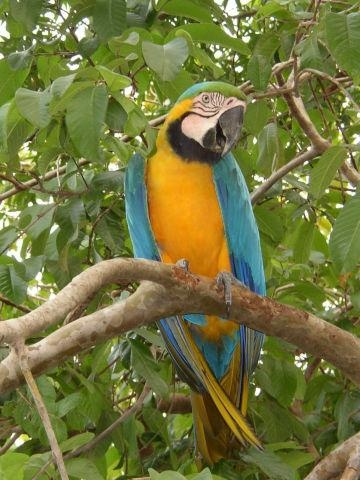
#> input picture JEC/pokusne soubory/img.jpg, 360 x 480 px
$ python haarq_pokus.py   (Python 2 division)   (older library calls are emulated)
#> lines starting #> are read from the running program, lines starting #| are printed output that depends on the picture; long printed decimals are rounded
#> further down, img is the input picture: shape (480, 360, 3); mean B, G, R 61.7, 117.4, 114.5
import numpy as np
import cv2

img_path = "img.jpg"
scales = 4

kernel_h = np.array([[1.0, 1.0], [-1.0,-1.0]])
kernel_v = np.array([[-1.0, 1.0], [-1.0,1.0]])
kernel_d = np.array([[1.0, -1.0], [-1.0,1.0]])
kernels = [kernel_h, kernel_v, kernel_d]

def count_haarq(img):
    img = cv2.cvtColor(img, cv2.COLOR_BGR2GRAY)
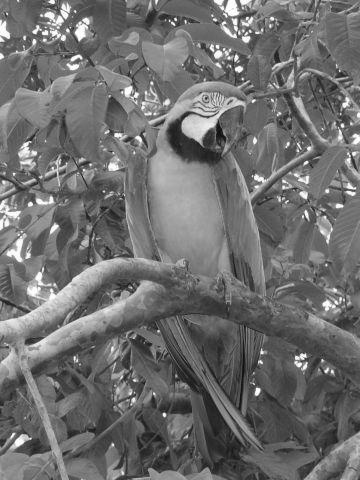
#> img: shape (480, 360); min 11, max 255, mean 110.1

    size = np.amin(img.shape)
#> size = 360
    #print size # prepare 4 scales ->  size * f^3 = 64
    factor = np.power((64.0 / size), 1.0/(scales - 1))
#> factor = 0.562
    #print "resize_factor:", factor

    vector = np.zeros(scales * len(kernels))
    index = 0
    for scale in range(scales):
        #print "Image shape:", img.shape
        for k in kernels:
            res = cv2.filter2D(img, cv2.CV_16S, k)
            print res < 0
            res[res < 0] = -1
            res[res > 0] = 1
            #min = np.amin(res)
            #max = np.amax(res)
            #print min, max, np.average(res)
            vector[index] = np.average(res)
            index += 1

        img = cv2.resize(img, (0,0), fx=factor, fy=factor)
#> this loop made 4 passes
#> pass 1, in count_haarq, `img = cv2.resize(img, (0,0), fx=factor, fy=factor)`:
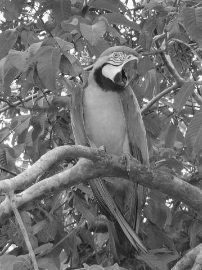
#> img: shape (270, 202); min 14, max 254, mean 110
#> pass 2, in count_haarq, `img = cv2.resize(img, (0,0), fx=factor, fy=factor)`:
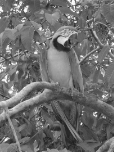
#> img: shape (152, 114); min 20, max 253, mean 110
#> pass 3, in count_haarq, `img = cv2.resize(img, (0,0), fx=factor, fy=factor)`:
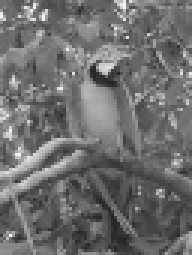
#> img: shape (85, 64) (shown 3 times larger); min 34, max 247, mean 109.8
#> after the loop:
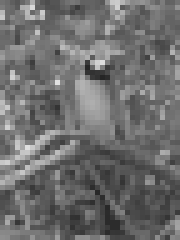
#> img: shape (48, 36) (shown 5 times larger); min 37, max 226, mean 109.8
#> after the loop:
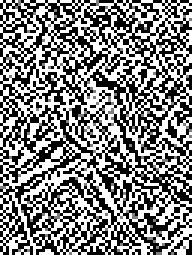
#> res: shape (85, 64) int16 (shown 3 times larger); min -1, max 1, mean 0.0131; drawn with min black and max white
#> after the loop, index = 12; vector = [0.038, -0.0161, 0.00122, 0.0457, -0.0194, 0.0022, 0.0411, -0.0149, 0.00554, 0.0346, -0.0118, 0.0131]

    #print vector

    return vector

img = cv2.imread(img_path)
vector = count_haarq(img)
print vector
#| [ 0.03796 -0.01609  0.001221  0.04565 -0.01942  0.0022
#|   0.04109 -0.01489   0.00554  0.03456 -0.01176  0.01305]

$ run again, with JEC/pokusne soubory/P201302280779501.jpg copied over JEC/pokusne soubory/img.jpg
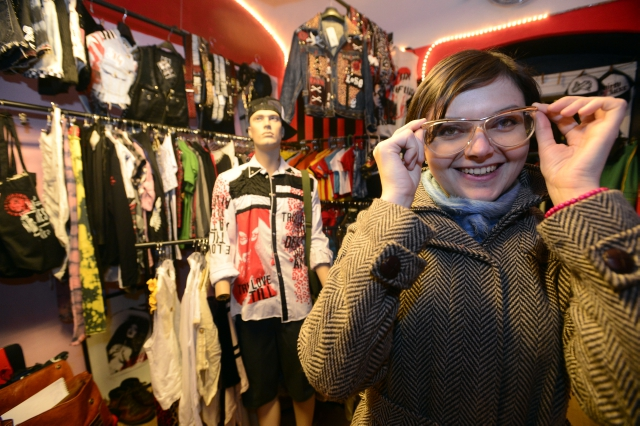
#> input picture JEC/pokusne soubory/P201302280779501.jpg, 640 x 426 px
#> img is the input picture: shape (426, 640, 3); mean B, G, R 61, 83.6, 112.4
#> after the loop in count_haarq, `for scale in range(scales):`:
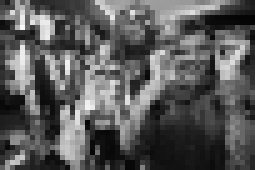
#> img: shape (34, 51) (shown 5 times larger); min 3, max 247, mean 89.7
#> after the loop in count_haarq, `for scale in range(scales):`:
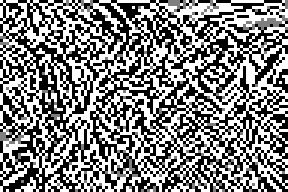
#> res: shape (64, 96) int16 (shown 3 times larger); min -1, max 1, mean 0.00798; drawn with min black and max white
#> after the loop in count_haarq, `for scale in range(scales):`: index = 12; vector = [0.0075, -0.0111, 0.00408, 0.00752, -0.0155, 0.00341, 0.0248, -0.0185, 0.00207, 0.0705, -0.0412, 0.00798]
#| [ 0.007497 -0.0111  0.004079  0.007522 -0.01554  0.00341
#|   0.02477  -0.01851  0.002072  0.07048 -0.04118  0.007975]

$ run again, with JEC/pokusne soubory/hrad.jpg copied over JEC/pokusne soubory/img.jpg
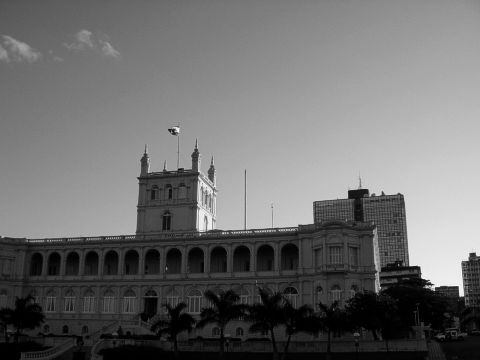
#> input picture JEC/pokusne soubory/hrad.jpg, 480 x 360 px
#> img is the input picture: shape (360, 480, 3); min 0, max 254, mean 109.5
#> after the loop in count_haarq, `for scale in range(scales):`:
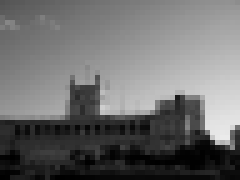
#> img: shape (36, 48) (shown 5 times larger); min 0, max 235, mean 109.1
#> after the loop in count_haarq, `for scale in range(scales):`:
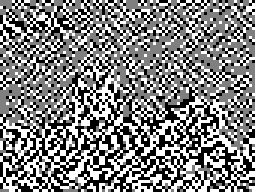
#> res: shape (64, 85) int16 (shown 3 times larger); min -1, max 1, mean 0.00313; drawn with min black and max white
#> after the loop in count_haarq, `for scale in range(scales):`: index = 12; vector = [-0.227, 0.128, 0.000318, -0.35, 0.211, 0.000147, -0.452, 0.307, -5.77e-05, -0.461, 0.45, 0.00313]
#| [-2.26672454e-01  1.27928241e-01  3.18287037e-04 -3.50421709e-01
#|   2.10836084e-01  1.46681335e-04 -4.52273777e-01  3.07363804e-01
#|  -5.77100646e-05 -4.60845588e-01  4.50367647e-01  3.12500000e-03]
